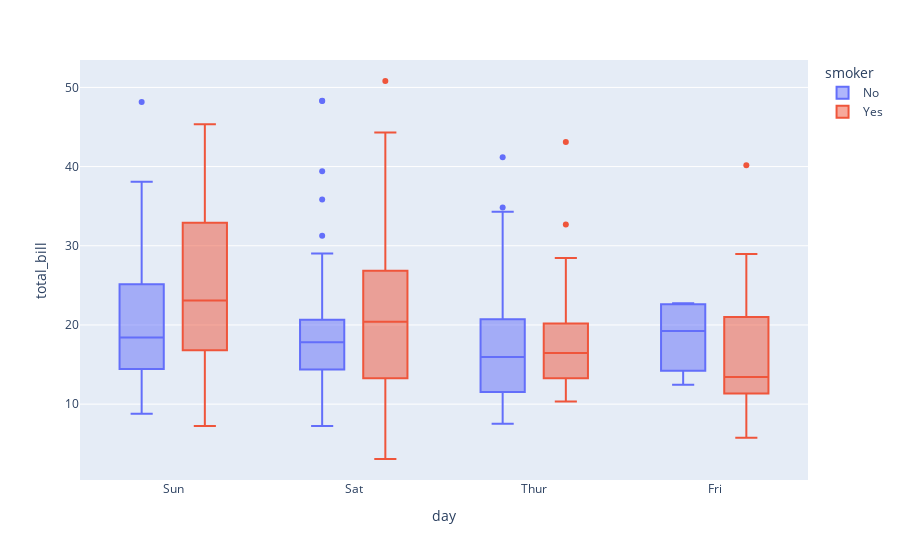

The cell this chart's notebook holds for it:
### Markdown cell above
Box Plots:
When we need to check the distribution of data, want to display the skewness and spread of data by the five principals minimum, maximum, median, lower and upper quartiles.
Uses:
	When we need to check distribuation of data, mean, median upper and lower       quartiles.
To get the clear overview of the large data set.

### Code cell
import plotly.express as px

df = px.data.tips()

fig = px.box(df, x="day", y="total_bill", color="smoker")
fig.update_traces(quartilemethod="exclusive") # or "inclusive", or "linear" by default
fig.show()

### Figure 1 — Plotly figure (JSON) as saved in the notebook; plotly's stock layout.template omitted (floating-point values rounded to 4 significant figures; data arrays with more than 128 entries replaced by an {"elided": "..."} marker saying what was removed)
{"data": [{"alignmentgroup": "True", "hovertemplate": "smoker=No<br>day=%{x}<br>total_bill=%{y}<extra></extra>", "legendgroup": "No", "marker": {"color": "#636efa"}, "name": "No", "notched": false, "offsetgroup": "No", "orientation": "v", "quartilemethod": "exclusive", "showlegend": true, "type": "box", "x": {"elided": "151 str values"}, "x0": " ", "xaxis": "x", "y": {"elided": "151 float values"}, "y0": " ", "yaxis": "y"}, {"alignmentgroup": "True", "hovertemplate": "smoker=Yes<br>day=%{x}<br>total_bill=%{y}<extra></extra>", "legendgroup": "Yes", "marker": {"color": "#EF553B"}, "name": "Yes", "notched": false, "offsetgroup": "Yes", "orientation": "v", "quartilemethod": "exclusive", "showlegend": true, "type": "box", "x": ["Sat", "Sat", "Sat", "Sat", "Sat", "Sat", "Sat", "Sat", "Sat", "Sat", "Sat", "Thur", "Thur", "Fri", "Fri", "Fri", "Fri", "Fri", "Fri", "Fri", "Fri", "Fri", "Sat", "Sat", "Sat", "Sat", "Sat", "Sat", "Thur", "Sun", "Sat", "Sat", "Sat", "Sat", "Sun", "Sun", "Sun", "Sun", "Sun", "Sun", "Sun", "Sun", "Sun", "Sun", "Sun", "Sun", "Sun", "Sun", "Sun", "Sun", "Sun", "Sun", "Thur", "Thur", "Thur", "Thur", "Thur", "Thur", "Thur", "Thur", "Thur", "Thur", "Thur", "Thur", "Thur", "Thur", "Sat", "Sat", "Sat", "Sat", "Sat", "Sat", "Sat", "Sat", "Sat", "Sat", "Sat", "Sat", "Sat", "Fri", "Fri", "Fri", "Fri", "Fri", "Fri", "Sat", "Sat", "Sat", "Sat", "Sat", "Sat", "Sat", "Sat"], "x0": " ", "xaxis": "x", "y": [38.01, 11.24, 20.29, 13.81, 11.02, 18.29, 3.07, 15.01, 26.86, 25.28, 17.92, 19.44, 32.68, 28.97, 5.75, 16.32, 40.17, 27.28, 12.03, 21.01, 11.35, 15.38, 44.3, 22.42, 15.36, 20.49, 25.21, 14.31, 16, 17.51, 10.59, 10.63, 50.81, 15.81, 7.25, 31.85, 16.82, 32.9, 17.89, 14.48, 9.6, 34.63, 34.65, 23.33, 45.35, 23.17, 40.55, 20.9, 30.46, 18.15, 23.1, 15.69, 19.81, 28.44, 15.48, 16.58, 10.34, 43.11, 13, 13.51, 18.71, 12.74, 13, 16.4, 20.53, 16.47, 26.59, 38.73, 24.27, 12.76, 30.06, 25.89, 13.27, 28.17, 12.9, 28.15, 11.59, 7.74, 30.14, 12.16, 13.42, 8.58, 13.42, 16.27, 10.09, 22.12, 24.01, 15.69, 15.53, 12.6, 32.83, 27.18, 22.67], "y0": " ", "yaxis": "y"}], "layout": {"boxmode": "group", "legend": {"title": {"text": "smoker"}, "tracegroupgap": 0}, "margin": {"t": 60}, "xaxis": {"anchor": "y", "domain": [0, 1], "title": {"text": "day"}}, "yaxis": {"anchor": "x", "domain": [0, 1], "title": {"text": "total_bill"}}}}
